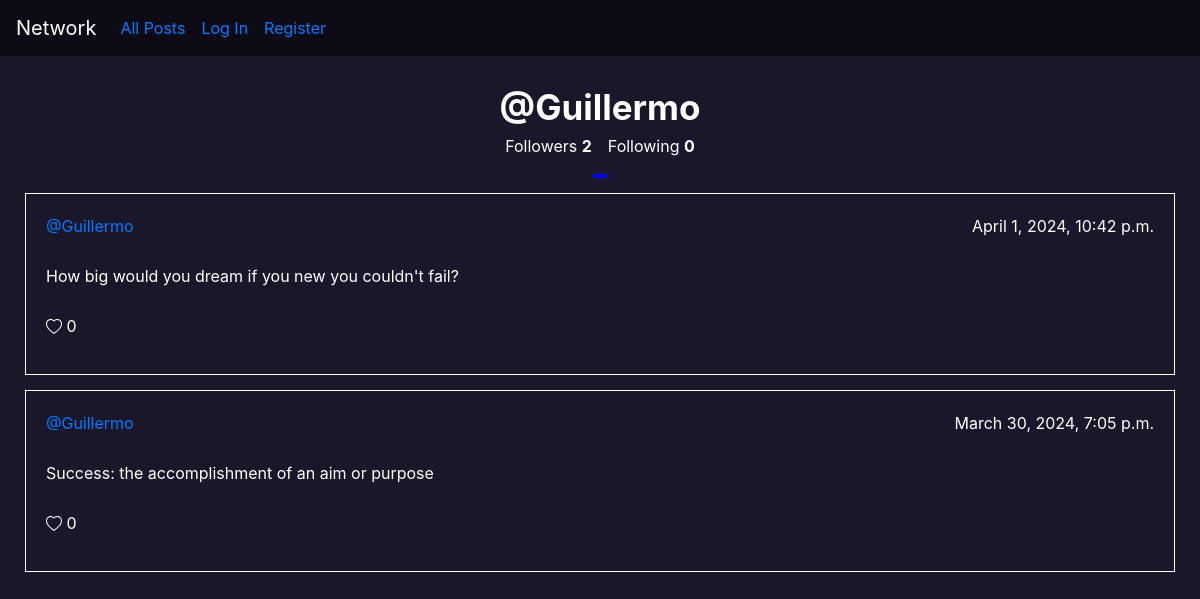
/profile/Guillermo, run on the app's committed database.
### network/models.py (models this page shows)
class User(AbstractUser):
    pass

class Post(models.Model):
    user = models.ForeignKey(User, on_delete = models.CASCADE, related_name='post_user')
    text = models.CharField(max_length=280)
    date = models.DateTimeField(default=timezone.now())
    likes = models.ManyToManyField(User,blank=True, related_name='likes')

### network/views.py (the view)
# urls.py: path("profile/<str:username>", views.profile, name='profile'),
def profile(request, username):
    user = User.objects.get(username=username)
    follwing = Profile.objects.filter(follower=user.pk).count()
    followers = Profile.objects.filter(user=user.pk).count()
    posts = Post.objects.filter(user=user).order_by('-date')
    return render(request, "network/profile.html", {'username':user,'followers':followers,'following':follwing,'posts':posts, 'logged_user':request.user})

### network/templates/network/profile.html (shortened to what this page needs)
{% extends "network/layout.html" %}
{% load static %}
{% block body %}
<div class="mid_section">
    <div id="presentation">
        <strong id="username">@{{username}}</strong>
        <div class="follow_information">
            <p>Followers <strong id="followers">{{followers}}</strong></p>
            <p>Following <strong id="following">{{following}}</strong></p>
        </div>
        <div class="follow_information">
            <button id="follow_buttom"></button>
        </div>
    </div>
    {% if posts %}
        {% for post in posts %}
            <div class="post">
                <div class="top">
                    <a href="{% url 'profile' username=post.user %}" >@{{ post.user }}</a>
                    <p>{{ post.date }}</p>
                </div>
                <div>
                    <p>{{ post.text }}</p>
                </div>
                <div>
                    <p> {{ post.likes.all.count }}</p>
                </div>
            </div>
        {% endfor %}
    {% else %}
        <br>
        <div id="no_post">
            <strong>No posts so far</strong>
        </div>
    {% endif %}
</div>
{% endblock %}

### network/static/network/styles.css (style rules this page uses)
body { background-color: #1a172a; color: white; }
.mid_section { padding: 25px; }
.post { padding: 15px; border: 1px solid white; margin-top: 15px; display: flex; flex-direction: column; }
.post div { display: flex; margin: 5px; justify-content: space-between; }
#presentation { display: flex; flex-direction: column; }
.follow_information { display: flex; margin: 0 auto; }
#username { font-size: 35px; margin: 0 auto; }
#follow_buttom { font-size: 18px; color: white; background-color: blue; border: 1px solid blue; border-radius: 10%; outline: none; }

### data on the page
User: username "Guillermo"
Post: user "Guillermo", date "April 1, 2024, 10:42 p.m.", text "How big would you dream if you new you couldn't fail?", likes.all.count "0"
Post: user "Guillermo", date "March 30, 2024, 7:05 p.m.", text "Success: the accomplishment of an aim or purpose", likes.all.count "0"

### other printed values
{{ followers }} "2"
{{ following }} "0"
